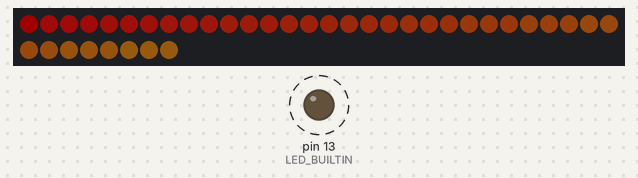
This sketch was run on a simulated Arduino Uno, built with avr-gcc and run on an emulated ATmega328P. On the bench: 38 RGB LEDs in strip order, left to right, continuing on the next row, output pins drawn as LEDs (lit = HIGH). Dashed ring = blinking. Dim RGB values are drawn brighter than linear.

Above: at 0.15 s.
At 9.23 s:
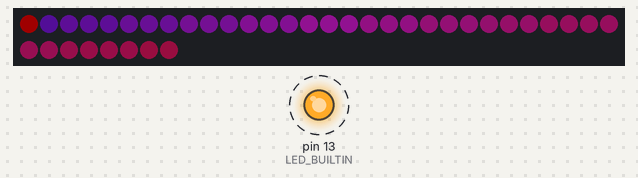
At 17.71 s:
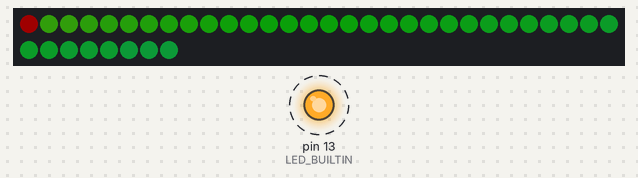
At 38.6 s:
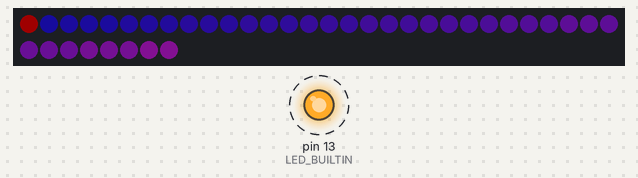
Timing chart, 0 to 40.0 s (numbered marks = the images above):
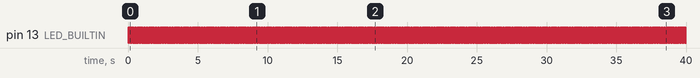

Measured:
- by itself, pin 13 (LED_BUILTIN): alternates HIGH for 0.01 s and LOW for 0.01 s

The sketch:

stand_test_1.ino
```cpp
// Compile for Adafruit HUZZAH ESP8266 80 MHz, 4M (3M SPI)
#include<FastLED.h>

#define NUM_LEDS_PER_STRIP 38
// Note: this can be 12 if you're using a teensy 3 and don't mind soldering the pads on the back
#define NUM_STRIPS 4
#define NUM_LEDS NUM_STRIPS * NUM_LEDS_PER_STRIP
CRGB leds[NUM_LEDS];

// ESP8266: WS2811_PORTA - pins 12, 13, 14 and 15
#define PORT WS2811_PORTA

void setup() {
  // LEDS.addLeds<WS2811_PORTA,NUM_STRIPS>(leds, NUM_LEDS_PER_STRIP);
  // LEDS.addLeds<WS2811_PORTB,NUM_STRIPS>(leds, NUM_LEDS_PER_STRIP);
  // LEDS.addLeds<WS2811_PORTD,NUM_STRIPS>(leds, NUM_LEDS_PER_STRIP).setCorrection(TypicalLEDStrip);
  LEDS.addLeds<WS2811_PORTA,NUM_STRIPS>(leds, NUM_LEDS_PER_STRIP);
  LEDS.setBrightness(32);
  pinMode(LED_BUILTIN, OUTPUT);
}

void loop() {
  static uint8_t hue = 0;
  for(int i = 0; i < NUM_STRIPS; i++) {
    for(int j = 0; j < NUM_LEDS_PER_STRIP; j++) {
      leds[(i*NUM_LEDS_PER_STRIP) + j] = CHSV((32*i) + hue+j,192,255);
    }
  }

  // Set the first n leds on each strip to show which strip it is
  for(int i = 0; i < NUM_STRIPS; i++) {
    for(int j = 0; j <= i; j++) {
      leds[(i*NUM_LEDS_PER_STRIP) + j] = CRGB::Red;
    }
  }

  hue++;

  static boolean ledState = false;
  ledState = !ledState;
  digitalWrite(LED_BUILTIN, ledState);

  LEDS.show();
  LEDS.delay(10);
}
```
